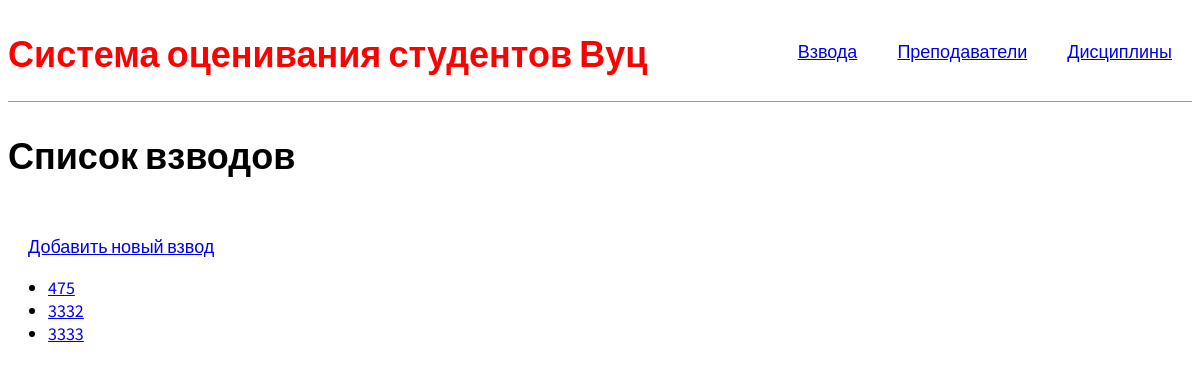
The app's page /, older data.
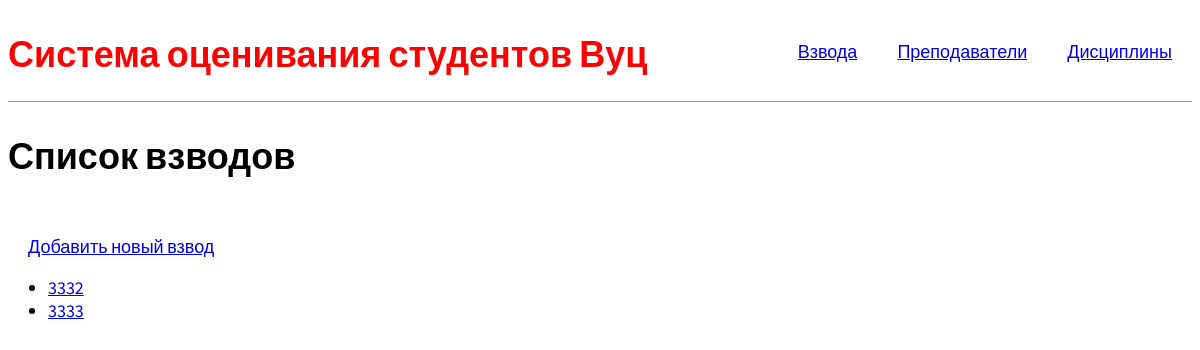
The same page, newer data.
### firstapp/models.py (models this page shows, shortened)
class SquadModel(models.Model):
    number = models.IntegerField(unique=True)
    departament = models.ForeignKey(to="DepartamentModel", on_delete=models.CASCADE)
    specialization = models.CharField(max_length=200)
    class Meta:
        ordering = ['number']
    def get_absolute_url(self):
        return  reverse('squad-detail',args=[str(self.id)])

### firstapp/views.py (the view)
# urls.py: path("", SquadList.as_view(), name='squads'),
class SquadList(generic.ListView):
    model = SquadModel

### firstapp/templates/firstapp/squadmodel_list.html (shortened to what this page needs)
{% extends 'base.html' %}
{% load static %}
{% block content %}
  <h1>Список взводов</h1>
  <div class="nav-right">
    <a href="{% url 'squad-create' %}">Добавить новый взвод</a><br>
  </div>
  {% if squadmodel_list %}
  <ul>
    {% for squad in squadmodel_list %}
      <li>
        <a href="{{ squad.get_absolute_url }}">{{ squad.number }}</a>
      </li>
    {% endfor %}
  </ul>
  {% else %}
    <p>There are no squad.</p>
  {% endif %}
{% endblock %}

Row changes from the older to the newer data that the page shows:
removed SquadModel: number "475"
